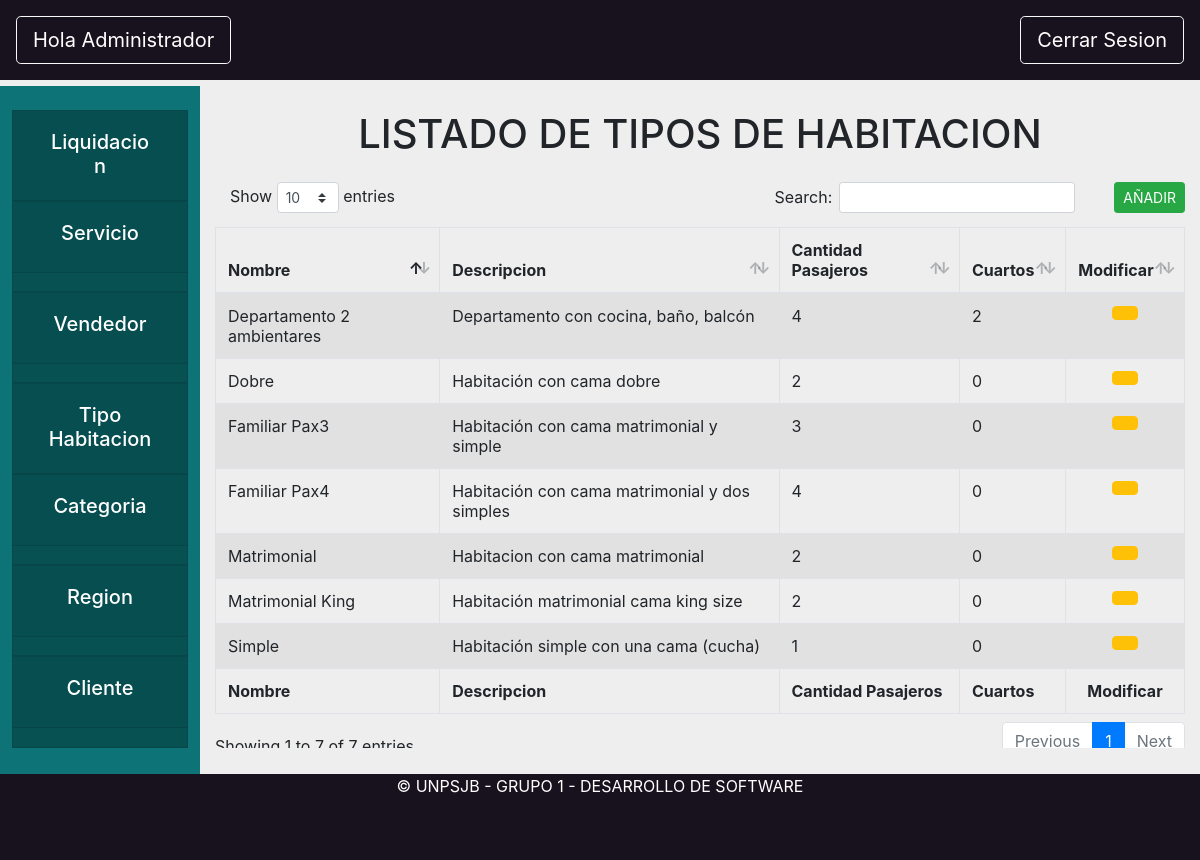
Before: /core/tipoHabitacion with the older database file.
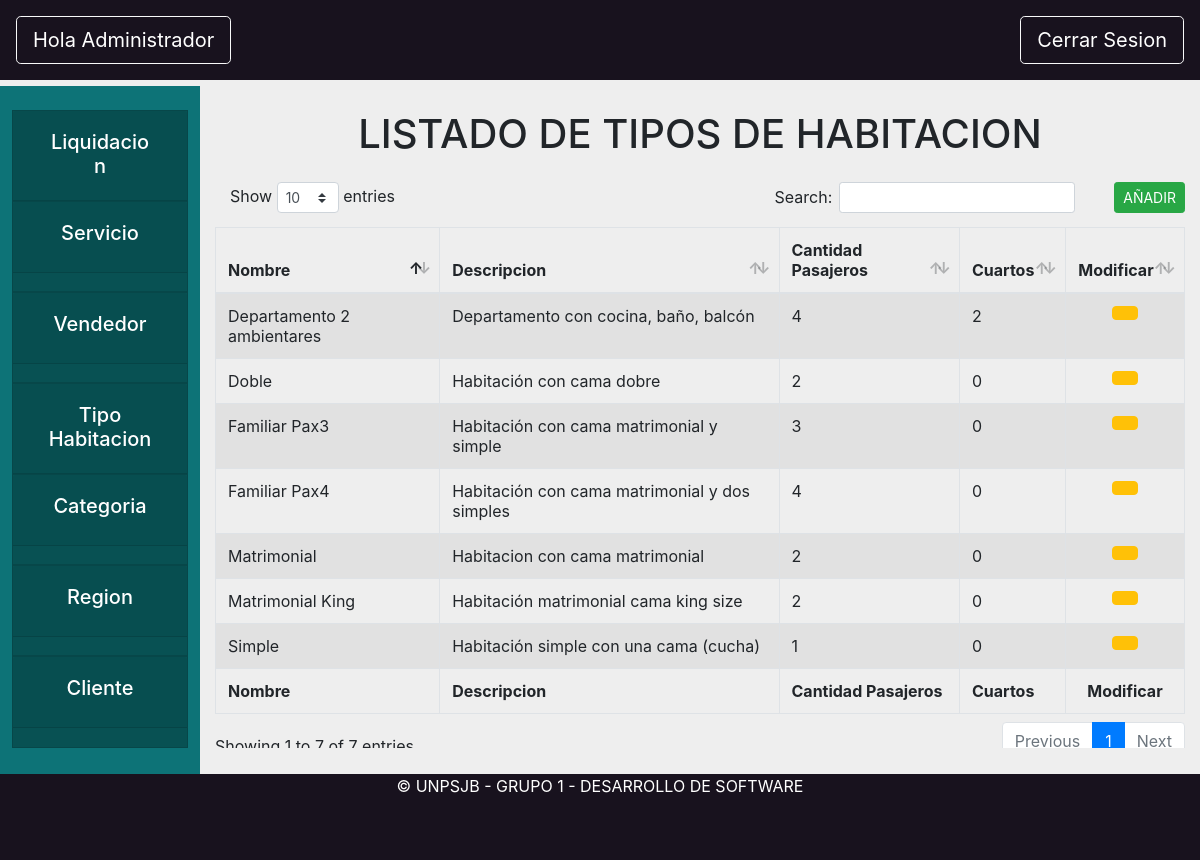
After: the same page with the newer database file.
### core/models.py (models this page shows, shortened)
class TipoHabitacion(models.Model):
    nombre = models.CharField(max_length=200)
    descripcion = models.CharField(max_length=800)
    pasajeros = models.PositiveSmallIntegerField()
    cuartos = models.PositiveSmallIntegerField(default = 0)
    def __str__(self):
        return self.nombre

### core/views.py (the view)
# urls.py: path('tipoHabitacion',views.tipoHabitacion, name="opcionTipoHabitacion"),
def tipoHabitacion(request):
    tiposHabitaciones=TipoHabitacion.objects.all()
    return render(request, "core/tipoHabitacionAdmin.html",{"tiposHabitaciones":tiposHabitaciones})

### core/templates/core/tipoHabitacionAdmin.html (shortened to what this page needs)
{% extends 'base/base_administrador.html'%}
{% load static %}
{% block content %}
<div class="formularioRegion" id="vistaLocalidades">
    <center>
        <h1 class="my-4">LISTADO DE TIPOS DE HABITACION</h1>
    </center>
    <table id="example1" class="table table-striped table-bordered" style="width:100%">
        <thead>
            <tr>
                <button type="button" class="btn btn-success ml-4 float-right btn-sm" data-toggle="modal"
                    data-target="#crearTipoHabitacion"
                    onclick="abrir_modal('{% url 'core:modalCrearTipoHabitacion' %}','#crearTipoHabitacion');">
                    AÑADIR</button>
                <th>Nombre</th>
                <th>Descripcion</th>
                <th>Cantidad Pasajeros</th>
                <th>Cuartos</th>
                <th>
                    <Center>Modificar</Center>
                </th>
            </tr>
        </thead>
        <tbody>
            {% for tipoHabitacion in tiposHabitaciones %}
            <tr>
                <td>{{tipoHabitacion.nombre}}</td>
                <td>{{tipoHabitacion.descripcion}}</td>
                <td>{{tipoHabitacion.pasajeros}}</td>
                <td>{{tipoHabitacion.cuartos}}</td>
                <td>
                    <center>
                        <button type="button" class="btn btn-warning" data-toggle="modal"
                            data-target="#modificarTipoHabitacion"
                            onclick="abrir_modal('{% url 'core:modalModificarTipoHabitacion' tipoHabitacion %}','#modificarTipoHabitacion');">
                        </button>
                    </center>
                </td>
            </tr>
            {% endfor %}
        </tbody>
        <tfoot>
            <tr>
                <th>Nombre</th>
                <th>Descripcion</th>
                <th>Cantidad Pasajeros</th>
                <th>Cuartos</th>
                <th>
                    <Center>Modificar</Center>
                </th>
            </tr>
        </tfoot>
    </table>
</div>
{% endblock content %}

Changed rows visible on the page:
changed TipoHabitacion "Habitación con cama dobre": nombre "Dobre" → "Doble"
